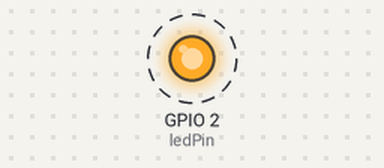
Simulated run of this sketch. Board: ESP32. On the bench: output pins drawn as LEDs (lit = HIGH). Dashed ring = blinking. WiFi joins after 1.5 s; servers stay silent unless stated; what the sketch prints to the serial monitor is not drawn.

Above: at 2.0 s.
Timing chart, 0 to 6.1 s (numbered marks = the images above):
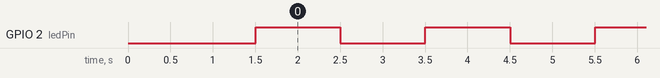

The sketch:

OTA_requirements.ino
```cpp
#include <WiFi.h>
#include <ArduinoOTA.h>

// Replace with your Wi-Fi credentials
const char* ssid="***";
const char* password="***";
const int ledPin = 2;

void setup() {
  Serial.begin(115200);
  WiFi.begin(ssid, password);
  // Initialize the built-in LED pin as an output
  pinMode(ledPin, OUTPUT);
  digitalWrite(ledPin, LOW);

  Serial.print("Connecting to WiFi");
  while (WiFi.status() != WL_CONNECTED) {
    delay(500);
    Serial.print(".");
  }
  Serial.println("\nWiFi connected");
  Serial.print("IP address: ");
  Serial.println(WiFi.localIP());

  // Initialize OTA service
  ArduinoOTA.onStart([]() {
    Serial.println("Start OTA update");
  });
  ArduinoOTA.onEnd([]() {
    Serial.println("\nOTA update complete");
  });
  ArduinoOTA.onProgress([](unsigned int progress, unsigned int total) {
    Serial.printf("Progress: %u%%\r", (progress * 100) / total);
  });
  ArduinoOTA.onError([](ota_error_t error) {
    Serial.printf("OTA Error[%u]: ", error);
    if (error == OTA_AUTH_ERROR) Serial.println("Auth Failed");
    else if (error == OTA_BEGIN_ERROR) Serial.println("Begin Failed");
    else if (error == OTA_CONNECT_ERROR) Serial.println("Connect Failed");
    else if (error == OTA_RECEIVE_ERROR) Serial.println("Receive Failed");
    else if (error == OTA_END_ERROR) Serial.println("End Failed");
  });

  ArduinoOTA.begin();
  Serial.println("OTA Ready");
}

void loop() {
  ArduinoOTA.handle();
  // Turn the LED on
  Serial.println("LED is turning ON");
  digitalWrite(ledPin, HIGH);
  delay(1000);  // Wait for one second (1000 milliseconds)

  // Turn the LED off
  Serial.println("LED is turning OFF");
  digitalWrite(ledPin, LOW);
  delay(1000);  // Wait for one second
}
```

Measured:
- by itself, GPIO 2 (ledPin): alternates HIGH for 1.0 s and LOW for 1.0 s
